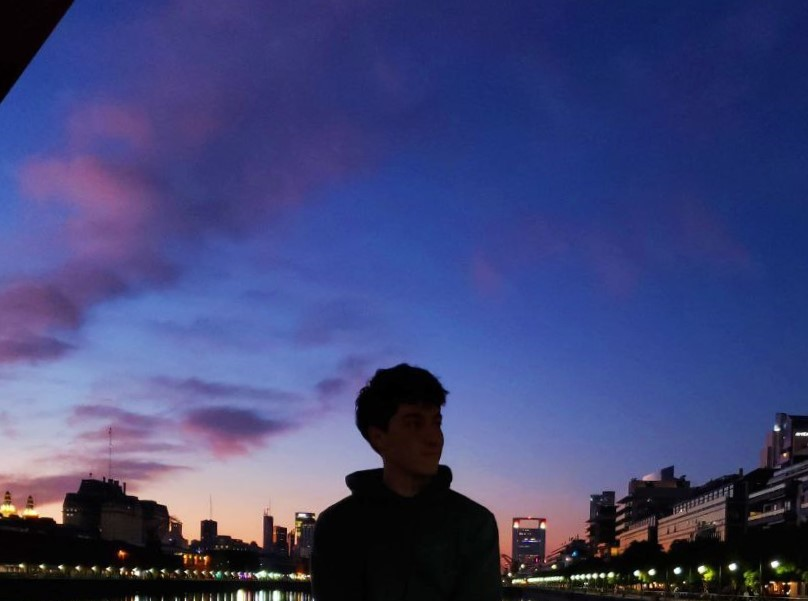
#> input picture data/image4.jpg, 808 x 601 px, found by its file name
$ python bit_swap.py
#> lines starting #> are read from the running program, lines starting #| are printed output that depends on the picture
import numpy as np
from PIL import Image

# Cargar imagen
img = Image.open("image4.jpg").convert("RGB")
#> img is the input picture: PIL image 808x601 RGB; mean R, G, B 65, 69.7, 120.5
arr = np.array(img, dtype=np.uint8)

# Extraer bits
msb = (arr >> 7) & 1          # bit 7
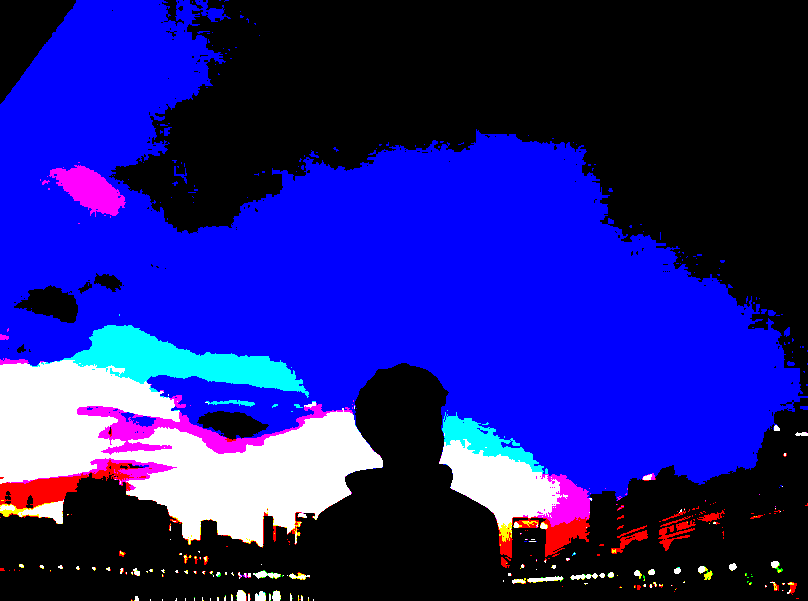
#> msb: shape (601, 808, 3); mean R, G, B 0.115, 0.106, 0.521; drawn with 1 as white
lsb = arr & 1                # bit 0
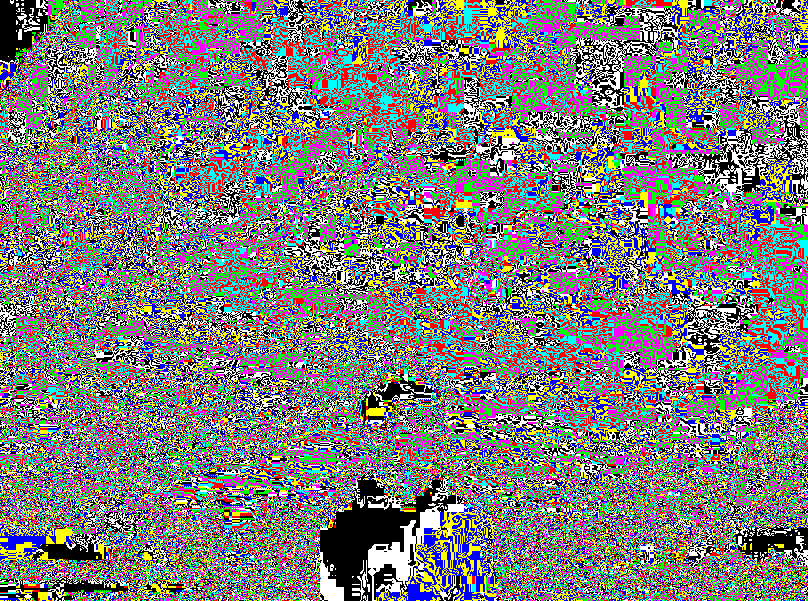
#> lsb: shape (601, 808, 3); mean R, G, B 0.491, 0.492, 0.489; drawn with 1 as white

# Limpiar MSB y LSB
arr_cleared = arr & 0b01111110
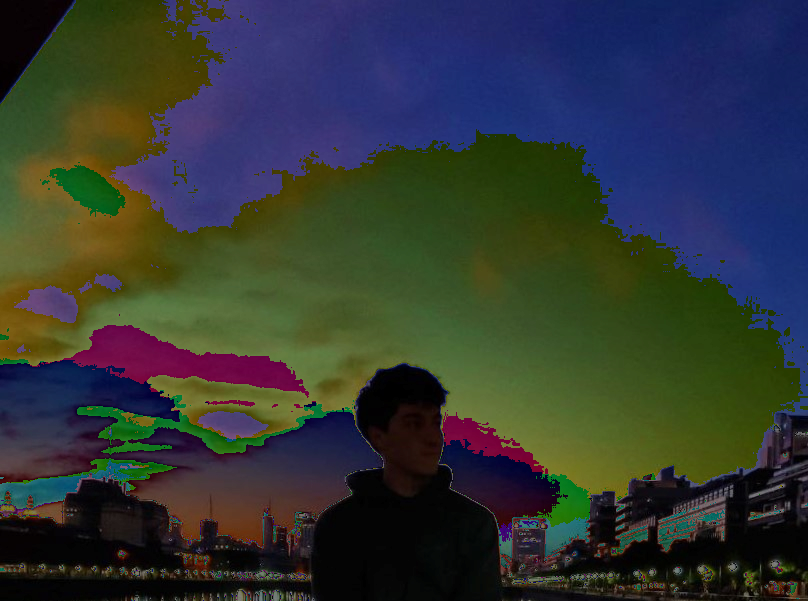
#> arr_cleared: shape (601, 808, 3); mean R, G, B 49.8, 55.6, 53.3

# Insertar bits intercambiados
arr_swapped = arr_cleared | (lsb << 7) | msb
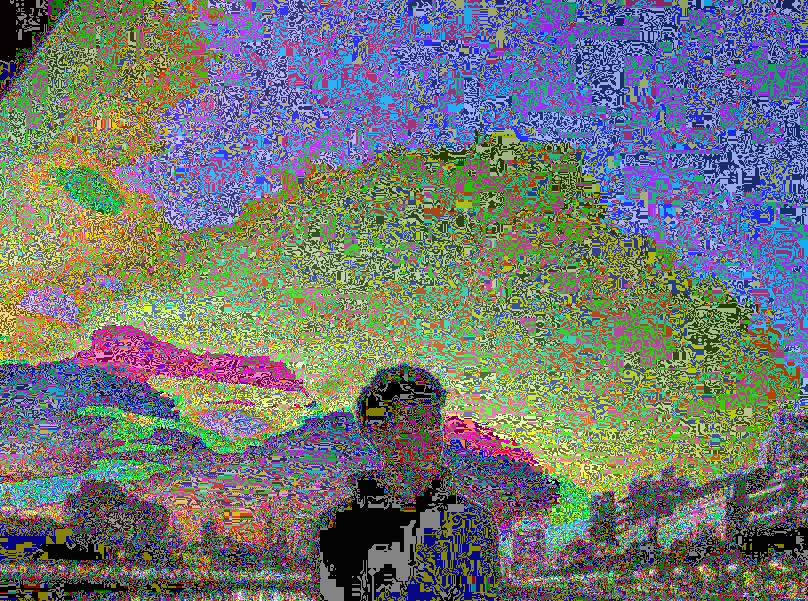
#> arr_swapped: shape (601, 808, 3); mean R, G, B 112.8, 118.6, 116.4

# Volver a imagen
img_out = Image.fromarray(arr_swapped, mode="RGB")
img_out.save("output_swap4.png")

$ run again, with data/image2.jpg copied over data/image4.jpg
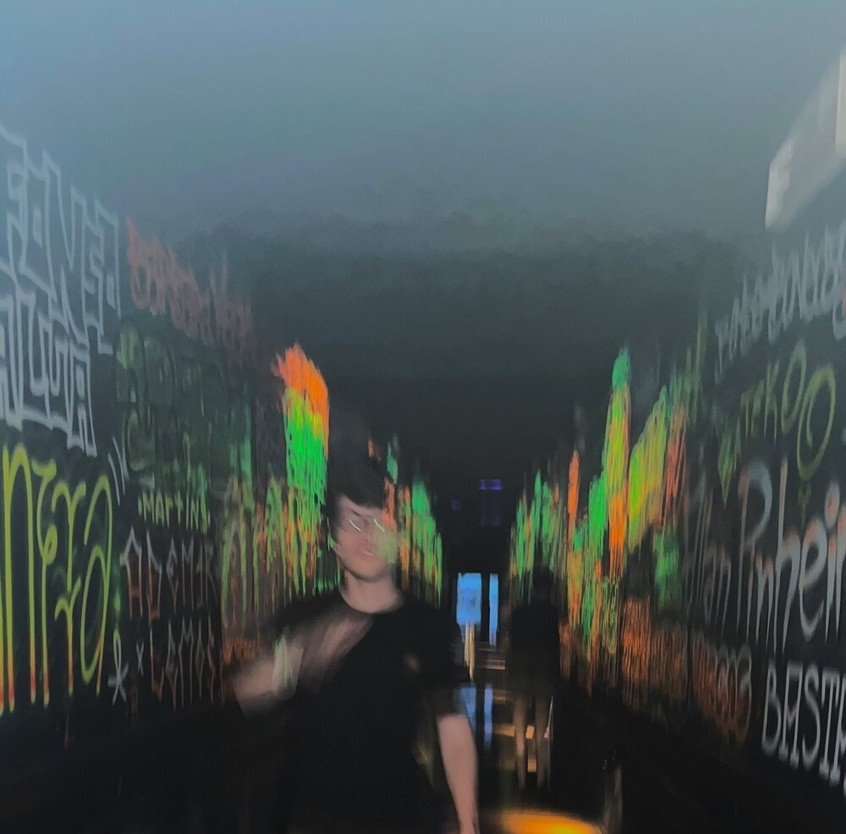
#> input picture data/image2.jpg, 846 x 834 px, shrunk from 1000 x 985 before the run, found by its file name
#> img is the input picture: PIL image 846x834 RGB; mean R, G, B 74.6, 86.1, 86.4
#> `lsb = arr & 1`:
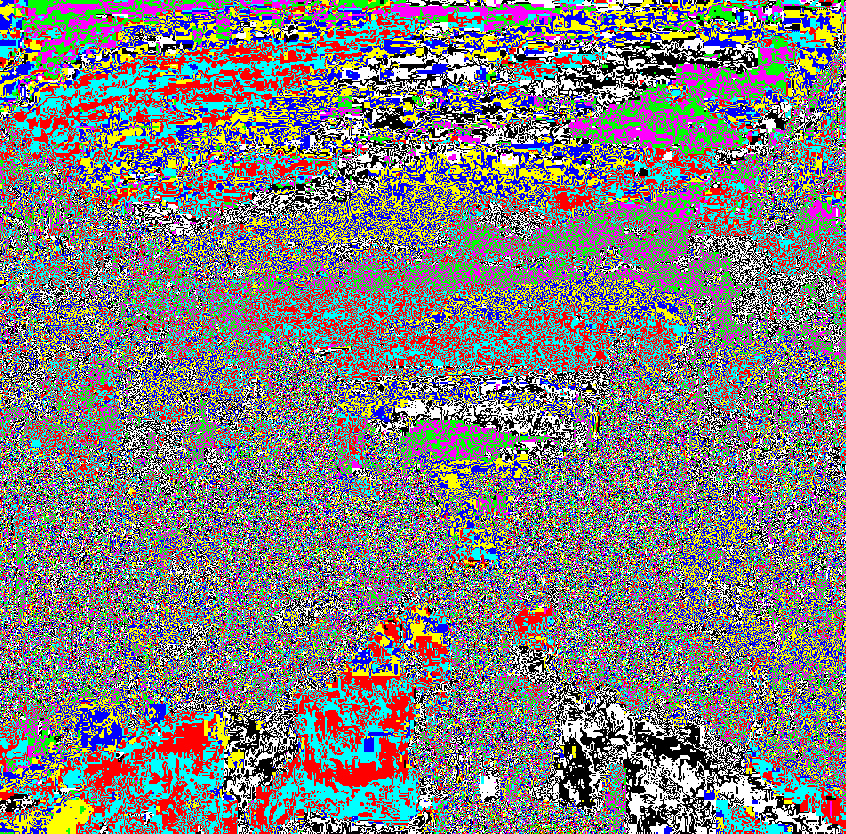
#> lsb: shape (834, 846, 3); mean R, G, B 0.502, 0.499, 0.501; drawn with 1 as white
#> `arr_swapped = arr_cleared | (lsb << 7) | msb`:
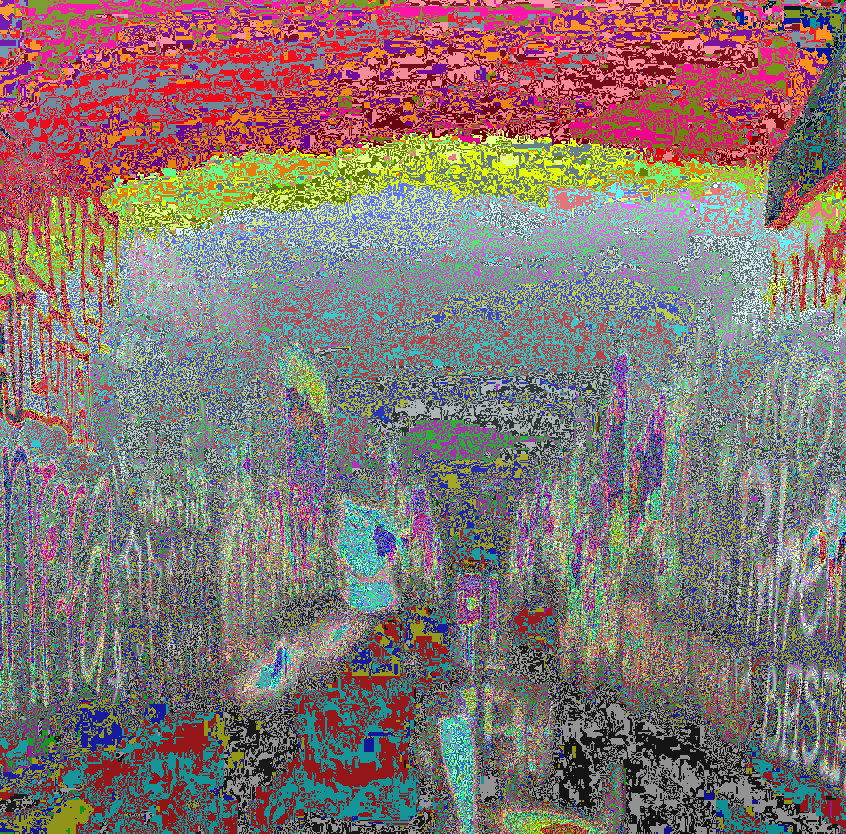
#> arr_swapped: shape (834, 846, 3); mean R, G, B 132, 117.9, 114.6

$ run again, with data/image3.png saved as data/image4.jpg
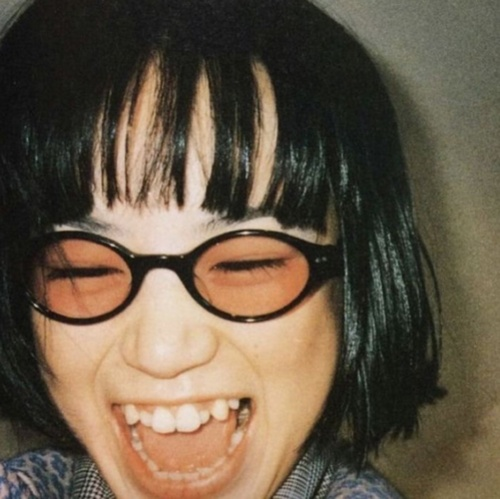
#> input picture data/image3.png, 500 x 499 px, found by its file name
#> img is the input picture: PIL image 500x499 RGB; mean R, G, B 101.5, 87.9, 70.3
#> `lsb = arr & 1`:
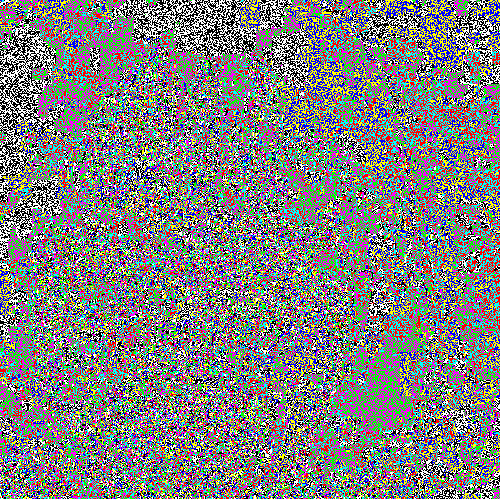
#> lsb: shape (499, 500, 3); mean R, G, B 0.499, 0.502, 0.499; drawn with 1 as white
#> `arr_swapped = arr_cleared | (lsb << 7) | msb`:
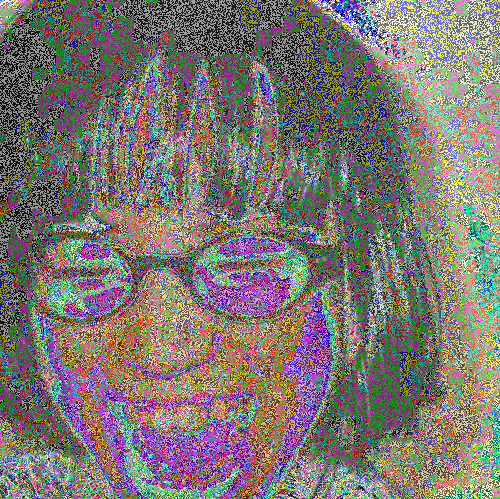
#> arr_swapped: shape (499, 500, 3); mean R, G, B 124.6, 118.8, 114.1
